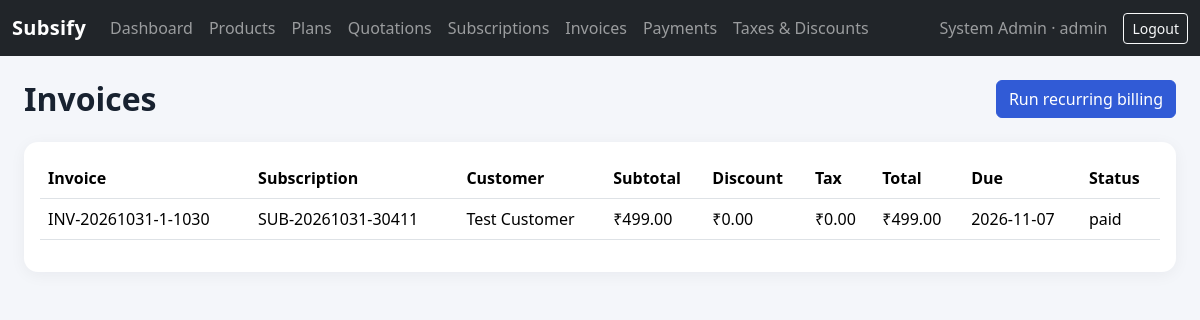
The app's page /billing/invoices (signed in) with its own data.
### tables this page shows
CREATE TABLE invoices (
 id INTEGER PRIMARY KEY AUTOINCREMENT, invoice_number TEXT UNIQUE,
 subscription_id INTEGER NOT NULL, period_start TEXT NOT NULL,
 period_end TEXT NOT NULL, subtotal REAL NOT NULL, discount REAL DEFAULT 0,
 tax REAL DEFAULT 0, total REAL NOT NULL, due_date TEXT NOT NULL,
 status TEXT DEFAULT 'unpaid', created_at TEXT DEFAULT CURRENT_TIMESTAMP,
 UNIQUE(subscription_id, period_start),
 FOREIGN KEY(subscription_id) REFERENCES subscriptions(id)
);

CREATE TABLE subscriptions (
 id INTEGER PRIMARY KEY AUTOINCREMENT, subscription_number TEXT UNIQUE,
 customer_id INTEGER NOT NULL, plan_id INTEGER NOT NULL,
 start_date TEXT NOT NULL, next_billing_date TEXT NOT NULL,
 end_date TEXT, status TEXT DEFAULT 'active',
 FOREIGN KEY(customer_id) REFERENCES customers(id),
 FOREIGN KEY(plan_id) REFERENCES plans(id)
);

### billing.py (the view)
@billing_bp.route("/invoices")
@login_required
@role_required("admin", "staff")
def invoices():
    db = get_db()
    rows = db.execute("""SELECT i.*, s.subscription_number, COALESCE(u.name,c.company_name,'Customer') customer_name
      FROM invoices i JOIN subscriptions s ON s.id=i.subscription_id
      JOIN customers c ON c.id=s.customer_id LEFT JOIN users u ON u.id=c.user_id ORDER BY i.id DESC""").fetchall()
    return render_template("invoices.html", invoices=rows)

### auth.py (called while the page is built)
def login_required(fn):
    @wraps(fn)
    def wrapper(*args, **kwargs):
        if not session.get("user_id"):
            flash("Please log in first.", "warning")
            return redirect(url_for("auth.login"))
        return fn(*args, **kwargs)
    return wrapper

def role_required(*roles):
    def decorator(fn):
        @wraps(fn)
        def wrapper(*args, **kwargs):
            if session.get("role") not in roles:
                flash("You do not have permission to access that page.", "danger")
                return redirect(url_for("dashboard.index"))
            return fn(*args, **kwargs)
        return wrapper
    return decorator

### database.py (called while the page is built)
def get_db():
    if "db" not in g:
        g.db = sqlite3.connect(current_app.config["DATABASE"])
        g.db.row_factory = sqlite3.Row
        g.db.execute("PRAGMA foreign_keys = ON")
    return g.db

### templates/invoices.html
{% extends "base.html" %}{% block content %}<div class="d-flex justify-content-between mb-3"><h2>Invoices</h2><form method="post" action="{{ url_for('billing.run_billing') }}"><button class="btn btn-primary">Run recurring billing</button></form></div><div class="card"><div class="card-body"><table class="table"><tr><th>Invoice</th><th>Subscription</th><th>Customer</th><th>Subtotal</th><th>Discount</th><th>Tax</th><th>Total</th><th>Due</th><th>Status</th></tr>{% for i in invoices %}<tr><td>{{ i.invoice_number }}</td><td>{{ i.subscription_number }}</td><td>{{ i.customer_name }}</td><td>₹{{ '%.2f'|format(i.subtotal) }}</td><td>₹{{ '%.2f'|format(i.discount) }}</td><td>₹{{ '%.2f'|format(i.tax) }}</td><td>₹{{ '%.2f'|format(i.total) }}</td><td>{{ i.due_date }}</td><td>{{ i.status }}</td></tr>{% else %}<tr><td colspan="9">No invoices yet.</td></tr>{% endfor %}</table></div></div>{% endblock %}

### static/style.css (style rules this page uses)
body { background:#f4f6fa;color:#182230 }
.card { border:0;border-radius:14px;box-shadow:0 3px 16px rgba(16,24,40,.05) }
.table { vertical-align:middle }
.btn-primary { background:#315bd6;border-color:#315bd6 }
h2 { font-weight:700 }

### records on screen
invoices: invoice_number "INV-20261031-1-1030", subscription_number "SUB-20261031-30411", customer_name "Test Customer", subtotal "499.00", discount "0.00", tax "0.00", total "499.00", due_date "2026-11-07", status "paid"

### other values on screen
{{ session.get('name') }} "System Admin"
{{ session.get('role') }} "admin"
